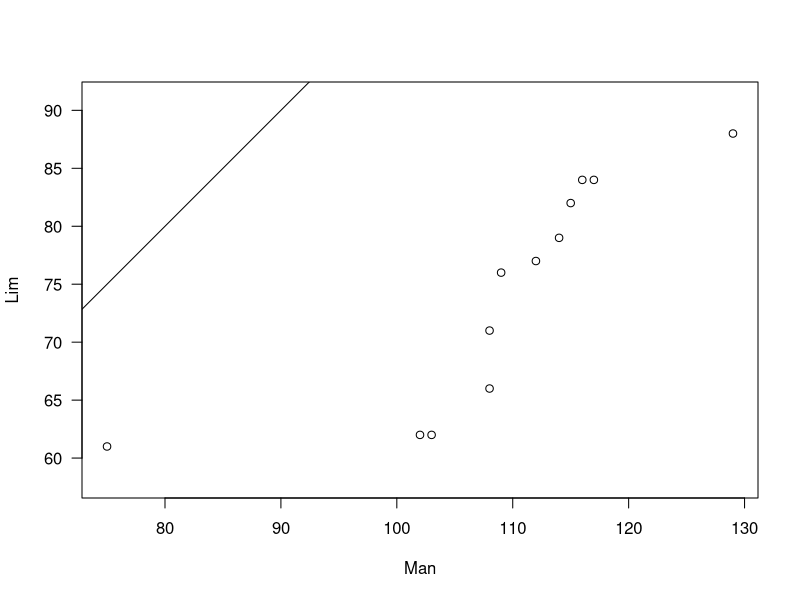
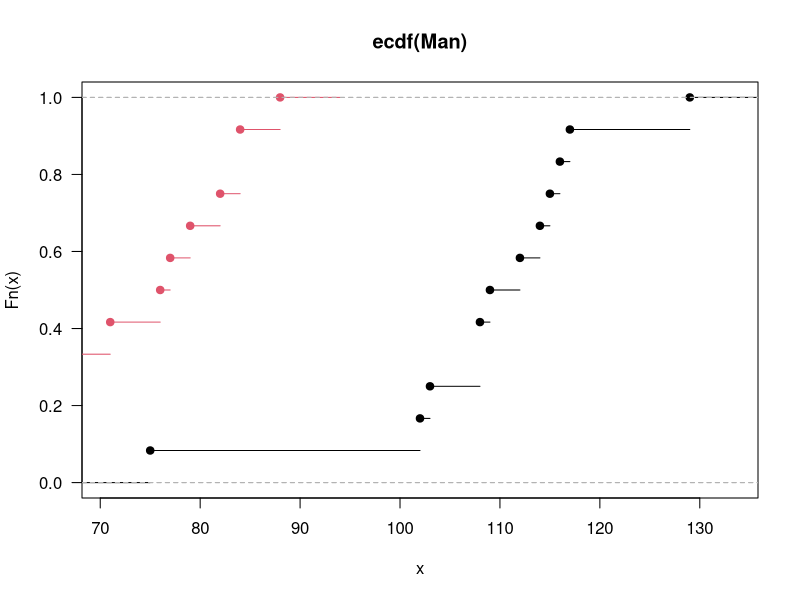
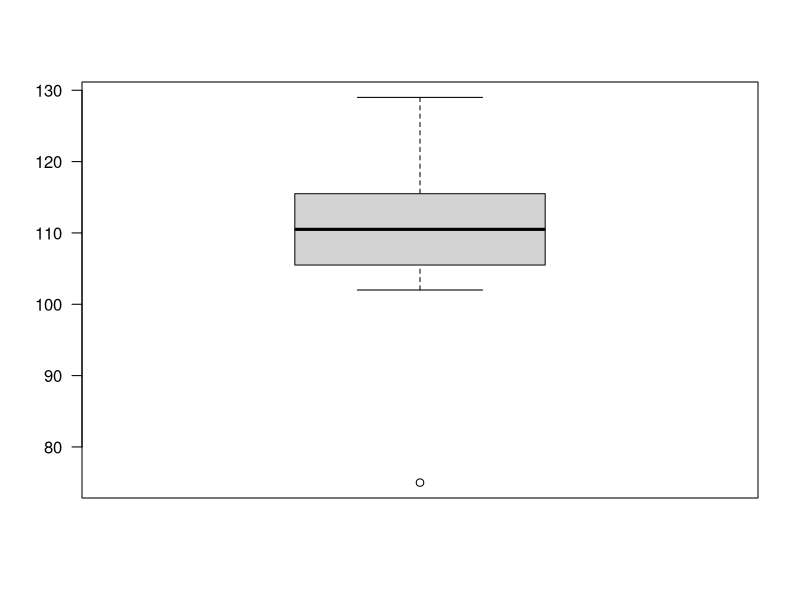
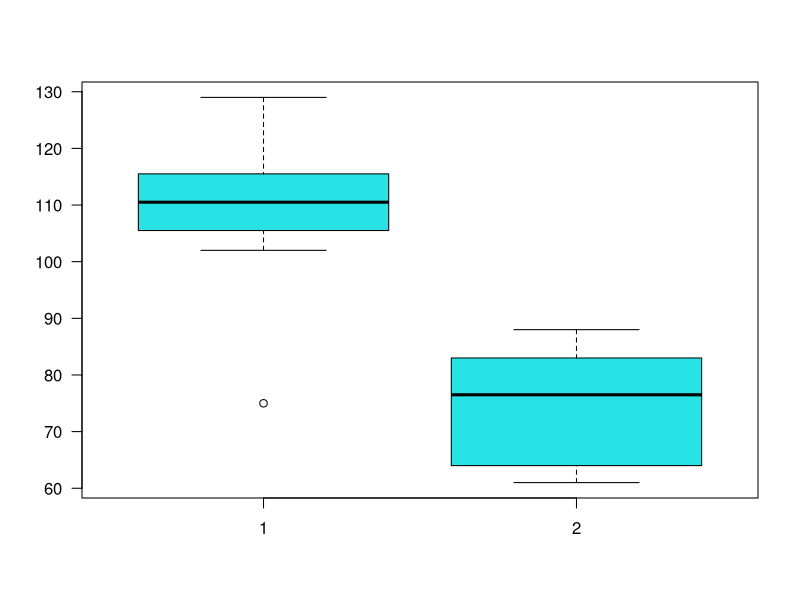
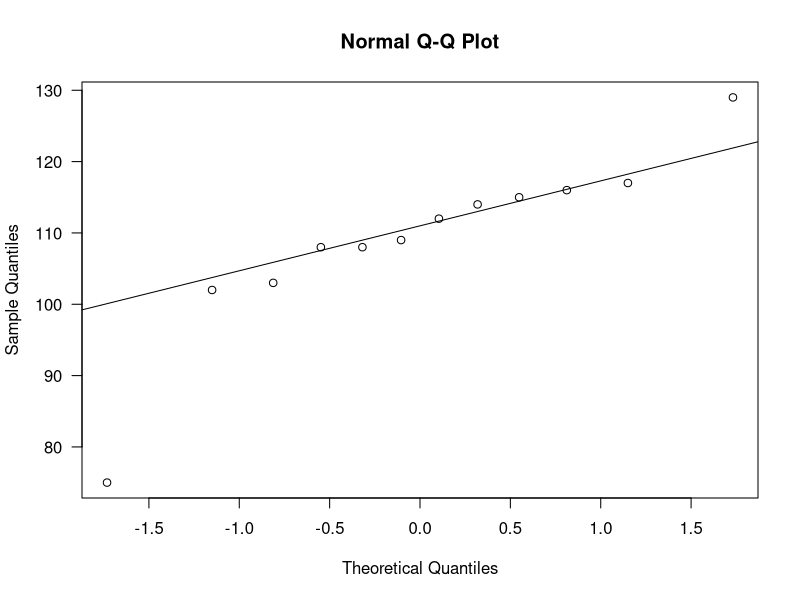
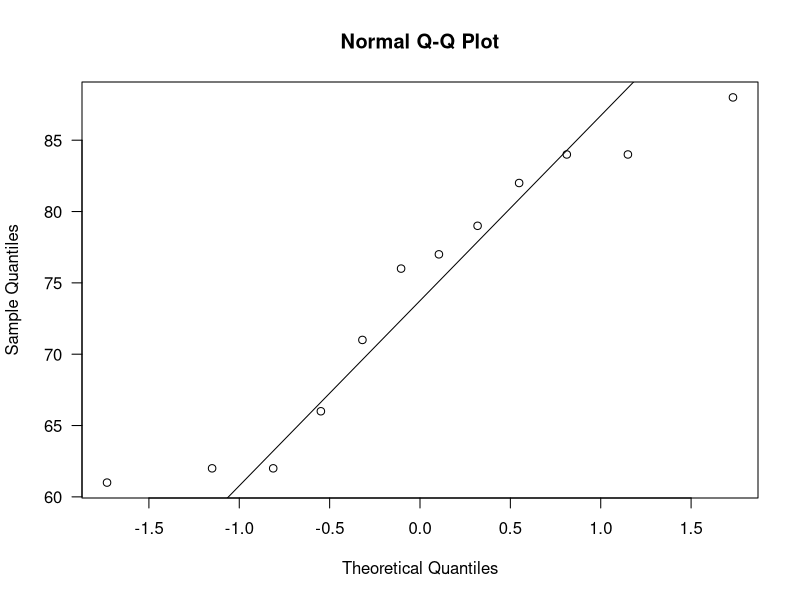
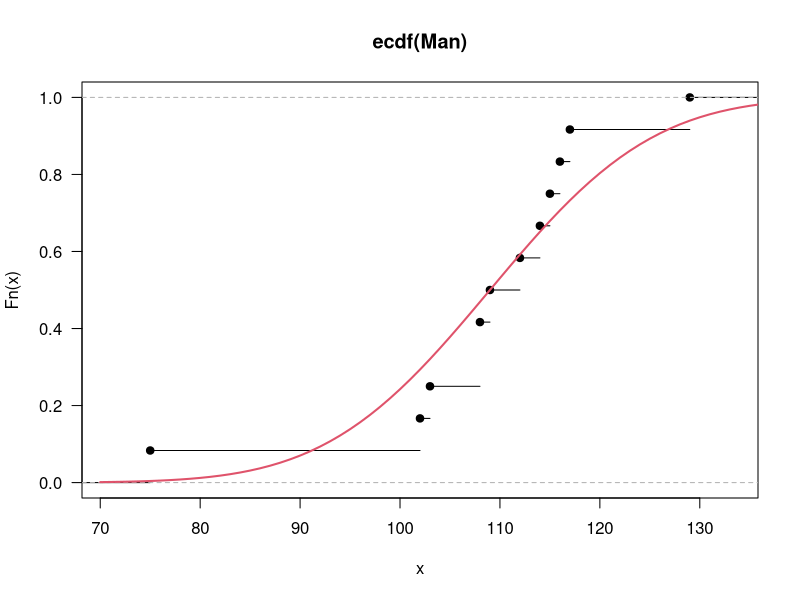
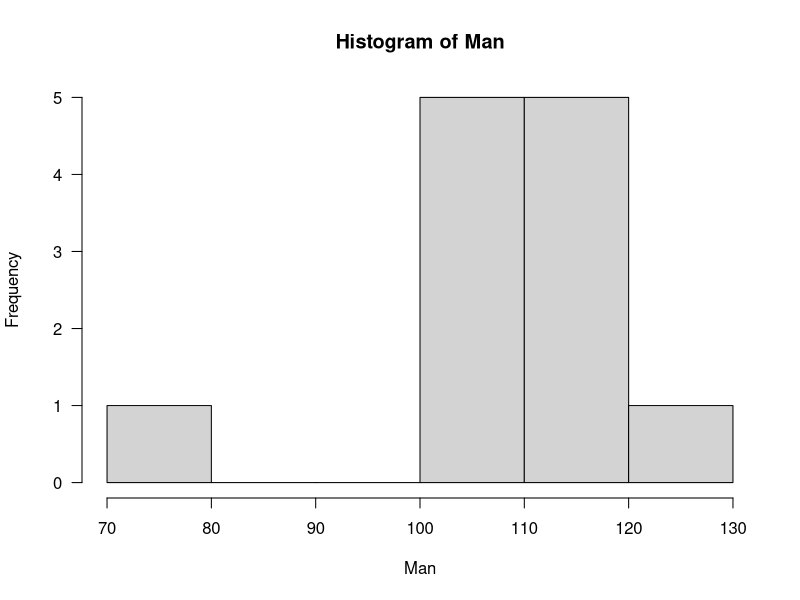

Source code (R) for these figures, in order:
Man=c(116,115,108,103,102,129,112,109,108,114,75,117)
length(Man)
mean(Man)
summary(Man)

Lim=c(61,77,88,76,84,66,79,62,62,71,82,84)
mean(Lim)
summary(Lim)

ks.test(Man,Lim)

qqplot(Man,Lim,las=1,asp=1)
abline(0,1)

plot(ecdf(Man),las=1)
lines(ecdf(Lim),las=1,col=2)
boxplot(Man,las=1)
boxplot(list(Man,Lim),col=5,las=1)
summary(Lim)

dev.off()
m1=mean(Man)
m2=mean(Lim)

s1=sd(Man)
s1
s2=sd(Lim)

qqnorm(Man,las=1)
qqline(Man)

qqnorm(Lim,las=1)
qqline(Lim)

shapiro.test(Man)
shapiro.test(Lim)

ks.test(Man,"pnorm",m1,s1)

plot(ecdf(Man),las=1)
arg=seq(70,150)
wart=pnorm(arg,m1,s1)
lines(arg,wart,col=2,lwd=2)
h=hist(Man,las=1)
str(h)

dev.off()

probka=c(5.8,16,4.7,7.2,8.9,8.8,11.6,19.9,65.5,93,67,50,22,73.9,59.7)

ks.test(probka,"punif",0,100)
plot(ecdf(probka),las=1)
arg=seq(0,100,0.1)
wart=punif(arg,0,100)
lines(arg,wart,col=2,lwd=2)
plot(qunif(ppoints(probka),0,100),sort(probka),las=1,asp = 1)
abline(0,1)

set.seed(28)
x=rexp(20,0.1)
ks.test(x,"pexp",0.1)

Sym1=function(n,m){
  stat=numeric()
  for(i in c(1:n)){
    los=rexp(m,0.1)
      k=ks.test(los,"pexp",0.1)
      stat[i]=k$statistic
  }
  return(stat)
}

dane=Sym1(100,50)
dane
h=hist(dane,las=1,xlim=c(0,0.5))


Sym2=function(n,m){
  stat1=numeric()
  stat2=numeric()
  for(i in c(1:n)){
    los1=rexp(m,0.1)
    k1=ks.test(los1,"pexp",0.1)
    stat1[i]=k1$statistic
    
    los2=rexp(m,0.1)
    k2=ks.test(los2,"pexp",0.1)
    stat2[i]=k2$statistic
  }
  lis=list(stat1,stat2)
  return(lis)
}

dane2=Sym2(100,20)
par(mfrow=c(1,2))
h1=hist(dane2[[1]])
h2=hist(dane2[[2]])
dev.off()

qqplot(dane2[[1]],dane2[[2]],las=1)
abline(0,1)
ks=ks.test(dane2[[1]],dane2[[2]])
str(ks)

Sym3=function(n,m){
  pv=numeric()
  for(i in c(1:n)){
    los=rexp(m,0.1)
    k=ks.test(los,"pexp",0.1)
    pv[i]=k$p.value
  }
  return(pv)
}

dane3=Sym3(100,20)
dane3
hist(dane3,las=1)
length(which(dane3>0.05))

ks.test(dane3,"punif",0,1)
plot(qunif(ppoints(dane3),0,1),sort(dane3))

z=runif(100,0,50)
par(mfrow=c(2,3))
par(mfg=c(1,2))
boxplot(z,col=2)
